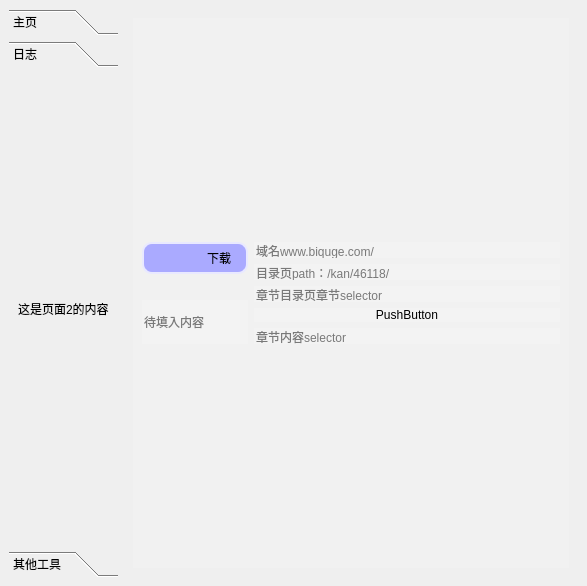
<?xml version="1.0" encoding="UTF-8"?>
<ui version="4.0">
 <class>MainWindow</class>
 <widget class="QMainWindow" name="MainWindow">
  <property name="geometry">
   <rect>
    <x>0</x>
    <y>0</y>
    <width>587</width>
    <height>586</height>
   </rect>
  </property>
  <property name="windowTitle">
   <string>QToolBox多页切换示例</string>
  </property>
  <widget class="QWidget" name="centralwidget">
   <layout class="QGridLayout" name="gridLayout_2">
    <item row="0" column="0">
     <layout class="QHBoxLayout" name="horizontalLayout" stretch="0,1">
      <item>
       <widget class="QToolBox" name="toolBox">
        <property name="currentIndex">
         <number>1</number>
        </property>
        <widget class="QWidget" name="page1">
         <property name="geometry">
          <rect>
           <x>0</x>
           <y>0</y>
           <width>108</width>
           <height>488</height>
          </rect>
         </property>
         <attribute name="label">
          <string>主页</string>
         </attribute>
         <layout class="QVBoxLayout" name="verticalLayout">
          <item>
           <widget class="QLabel" name="tool_Box_1">
            <property name="text">
             <string>这是页面1的内容</string>
            </property>
           </widget>
          </item>
         </layout>
        </widget>
        <widget class="QWidget" name="page2">
         <property name="geometry">
          <rect>
           <x>0</x>
           <y>0</y>
           <width>108</width>
           <height>488</height>
          </rect>
         </property>
         <attribute name="label">
          <string>日志</string>
         </attribute>
         <layout class="QVBoxLayout" name="verticalLayout_2">
          <item>
           <widget class="QLabel" name="tool_Box_2">
            <property name="text">
             <string>这是页面2的内容</string>
            </property>
           </widget>
          </item>
         </layout>
        </widget>
        <widget class="QWidget" name="page3">
         <property name="geometry">
          <rect>
           <x>0</x>
           <y>0</y>
           <width>108</width>
           <height>488</height>
          </rect>
         </property>
         <attribute name="label">
          <string>其他工具</string>
         </attribute>
         <layout class="QVBoxLayout" name="verticalLayout_3">
          <item>
           <widget class="QLabel" name="tool_Box_3">
            <property name="text">
             <string>这是页面3的内容</string>
            </property>
           </widget>
          </item>
         </layout>
        </widget>
       </widget>
      </item>
      <item>
       <widget class="QStackedWidget" name="stackedWidget">
        <property name="currentIndex">
         <number>0</number>
        </property>
        <widget class="QWidget" name="contentPage1">
         <layout class="QVBoxLayout" name="verticalLayout_4" stretch="1">
          <item>
           <layout class="QHBoxLayout" name="horizontalLayout_4" stretch="0">
            <item>
             <widget class="AcrylicFrame" name="frame">
              <property name="styleSheet">
               <string notr="true">background-color: rgba(255, 255, 255, 30); /* 基础半透明白色 */
border: none;</string>
              </property>
              <property name="frameShape">
               <enum>QFrame::StyledPanel</enum>
              </property>
              <property name="frameShadow">
               <enum>QFrame::Raised</enum>
              </property>
              <layout class="QVBoxLayout" name="verticalLayout_8">
               <item>
                <layout class="QVBoxLayout" name="verticalLayout_7" stretch="0">
                 <item>
                  <layout class="QHBoxLayout" name="horizontalLayout_2" stretch="0,1">
                   <item>
                    <layout class="QVBoxLayout" name="verticalLayout_11">
                     <item>
                      <widget class="PushButton" name="pushButton_downloader">
                       <property name="sizePolicy">
                        <sizepolicy hsizetype="Expanding" vsizetype="Fixed">
                         <horstretch>0</horstretch>
                         <verstretch>0</verstretch>
                        </sizepolicy>
                       </property>
                       <property name="styleSheet">
                        <string notr="true">QPushButton {
    background-color: rgb(170, 170, 255);
    border: 2px solid rgb(233, 233, 255);
    border-radius:10px;
    padding: 5px 15px;
	text-align: right;
	icon-align:left
}</string>
                       </property>
                       <property name="text">
                        <string>下载</string>
                       </property>
                      </widget>
                     </item>
                     <item>
                      <spacer name="horizontalSpacer">
                       <property name="orientation">
                        <enum>Qt::Horizontal</enum>
                       </property>
                       <property name="sizeHint" stdset="0">
                        <size>
                         <width>40</width>
                         <height>20</height>
                        </size>
                       </property>
                      </spacer>
                     </item>
                     <item>
                      <widget class="QLineEdit" name="lineEdit_5">
                       <property name="sizePolicy">
                        <sizepolicy hsizetype="Expanding" vsizetype="Preferred">
                         <horstretch>0</horstretch>
                         <verstretch>0</verstretch>
                        </sizepolicy>
                       </property>
                       <property name="styleSheet">
                        <string notr="true">
        QPushButton {
            background-color: #2a70f4;
            color: white; 
            font-size: 13px;
            border-top-right-radius: 5px;
            border-bottom-right-radius: 5px;
        }

        QPushButton:hover {
            background-color: #2361d0;
        }
        
        QPushButton:pressed {
            background-color: #2058bc;
        }
 </string>
                       </property>
                       <property name="readOnly">
                        <bool>true</bool>
                       </property>
                       <property name="placeholderText">
                        <string>待填入内容</string>
                       </property>
                      </widget>
                     </item>
                    </layout>
                   </item>
                   <item>
                    <layout class="QGridLayout" name="gridLayout_3">
                     <item row="2" column="0">
                      <widget class="LineEdit" name="lineEdit_4">
                       <property name="placeholderText">
                        <string>章节目录页章节selector</string>
                       </property>
                      </widget>
                     </item>
                     <item row="4" column="0">
                      <widget class="LineEdit" name="lineEdit_2">
                       <property name="placeholderText">
                        <string>章节内容selector</string>
                       </property>
                      </widget>
                     </item>
                     <item row="1" column="0">
                      <widget class="LineEdit" name="lineEdit_3">
                       <property name="placeholderText">
                        <string>目录页path：/kan/46118/</string>
                       </property>
                      </widget>
                     </item>
                     <item row="0" column="0">
                      <widget class="LineEdit" name="lineEdit">
                       <property name="placeholderText">
                        <string>域名www.biquge.com/</string>
                       </property>
                      </widget>
                     </item>
                     <item row="3" column="0">
                      <widget class="PushButton" name="pushButton222">
                       <property name="text">
                        <string>PushButton</string>
                       </property>
                      </widget>
                     </item>
                    </layout>
                   </item>
                  </layout>
                 </item>
                </layout>
               </item>
              </layout>
             </widget>
            </item>
           </layout>
          </item>
         </layout>
        </widget>
        <widget class="QWidget" name="contentPage2">
         <layout class="QVBoxLayout" name="verticalLayout_5">
          <item>
           <widget class="QLabel" name="page2_2">
            <property name="text">
             <string>内容区域 - 页面2</string>
            </property>
           </widget>
          </item>
          <item>
           <widget class="QPlainTextEdit" name="plainTextEdit">
            <property name="styleSheet">
             <string notr="true"> QPlainTextEdit { 
                background-color: #1E1E1E;
                color: #FFFFFF;
                font-family: Consolas;
                font-size: 10pt;}</string>
            </property>
            <property name="readOnly">
             <bool>true</bool>
            </property>
            <property name="plainText">
             <string>日志输出

</string>
            </property>
           </widget>
          </item>
         </layout>
        </widget>
        <widget class="QWidget" name="contentPage3">
         <layout class="QVBoxLayout" name="verticalLayout_6">
          <item>
           <widget class="QLabel" name="page3_3">
            <property name="text">
             <string>内容区域 - 页面3</string>
            </property>
           </widget>
          </item>
         </layout>
        </widget>
       </widget>
      </item>
     </layout>
    </item>
   </layout>
  </widget>
 </widget>
 <customwidgets>
  <customwidget>
   <class>PushButton</class>
   <extends>QPushButton</extends>
   <header>qfluentwidgets</header>
  </customwidget>
  <customwidget>
   <class>LineEdit</class>
   <extends>QLineEdit</extends>
   <header>qfluentwidgets</header>
  </customwidget>
  <customwidget>
   <class>AcrylicFrame</class>
   <extends>QFrame</extends>
   <header>AcrylicFrame</header>
   <container>1</container>
  </customwidget>
 </customwidgets>
 <resources/>
 <connections>
  <connection>
   <sender>toolBox</sender>
   <signal>currentChanged(int)</signal>
   <receiver>stackedWidget</receiver>
   <slot>setCurrentIndex(int)</slot>
   <hints>
    <hint type="sourcelabel">
     <x>20</x>
     <y>20</y>
    </hint>
    <hint type="destinationlabel">
     <x>20</x>
     <y>20</y>
    </hint>
   </hints>
  </connection>
 </connections>
</ui>
